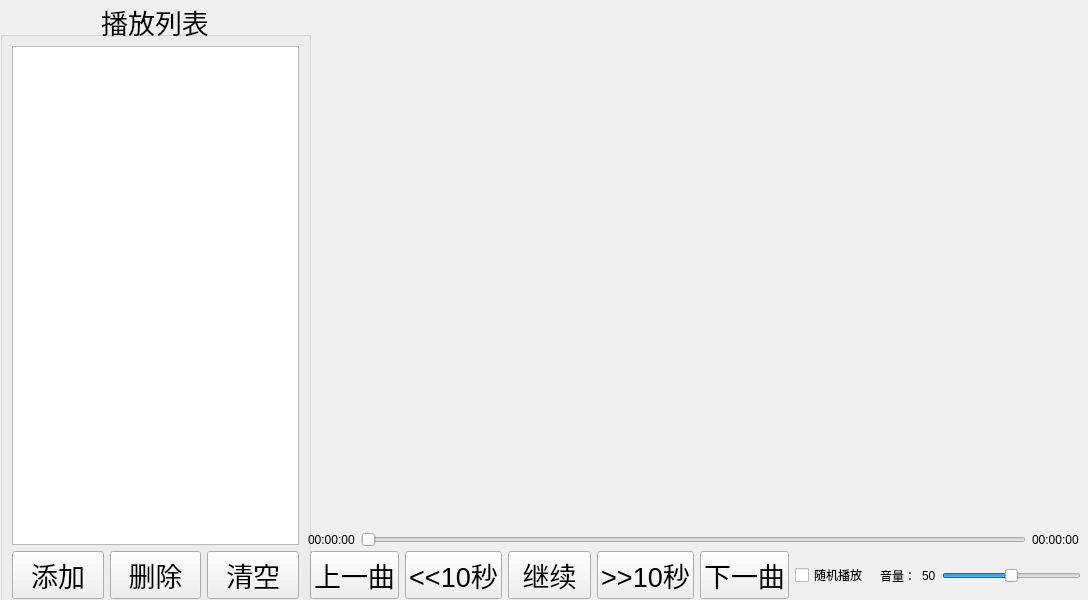
<?xml version="1.0" encoding="UTF-8"?>
<ui version="4.0">
 <class>Media</class>
 <widget class="QMainWindow" name="Media">
  <property name="geometry">
   <rect>
    <x>0</x>
    <y>0</y>
    <width>1088</width>
    <height>600</height>
   </rect>
  </property>
  <property name="windowTitle">
   <string>九玄聊天室</string>
  </property>
  <widget class="QWidget" name="centralwidget">
   <widget class="QGroupBox" name="groupBox">
    <property name="geometry">
     <rect>
      <x>0</x>
      <y>0</y>
      <width>311</width>
      <height>611</height>
     </rect>
    </property>
    <property name="font">
     <font>
      <pointsize>20</pointsize>
     </font>
    </property>
    <property name="title">
     <string>播放列表</string>
    </property>
    <property name="alignment">
     <set>Qt::AlignCenter</set>
    </property>
    <layout class="QVBoxLayout" name="verticalLayout">
     <item>
      <widget class="QListWidget" name="listWidget">
       <property name="font">
        <font>
         <pointsize>20</pointsize>
        </font>
       </property>
      </widget>
     </item>
     <item>
      <layout class="QHBoxLayout" name="h1">
       <item>
        <widget class="QPushButton" name="btnadd">
         <property name="font">
          <font>
           <pointsize>20</pointsize>
          </font>
         </property>
         <property name="text">
          <string>添加</string>
         </property>
        </widget>
       </item>
       <item>
        <widget class="QPushButton" name="btndel">
         <property name="font">
          <font>
           <pointsize>20</pointsize>
          </font>
         </property>
         <property name="text">
          <string>删除</string>
         </property>
        </widget>
       </item>
       <item>
        <widget class="QPushButton" name="btnclear">
         <property name="font">
          <font>
           <pointsize>20</pointsize>
          </font>
         </property>
         <property name="text">
          <string>清空</string>
         </property>
        </widget>
       </item>
      </layout>
     </item>
    </layout>
   </widget>
   <widget class="QWidget" name="widget" native="true">
    <property name="geometry">
     <rect>
      <x>310</x>
      <y>10</y>
      <width>771</width>
      <height>511</height>
     </rect>
    </property>
   </widget>
   <widget class="QWidget" name="layoutWidget">
    <property name="geometry">
     <rect>
      <x>880</x>
      <y>550</y>
      <width>201</width>
      <height>51</height>
     </rect>
    </property>
    <layout class="QHBoxLayout" name="h3">
     <item>
      <widget class="QLabel" name="label_2">
       <property name="text">
        <string>音量：</string>
       </property>
      </widget>
     </item>
     <item>
      <widget class="QLabel" name="label">
       <property name="text">
        <string>50</string>
       </property>
      </widget>
     </item>
     <item>
      <widget class="QSlider" name="hSliderVolume">
       <property name="maximum">
        <number>100</number>
       </property>
       <property name="value">
        <number>50</number>
       </property>
       <property name="orientation">
        <enum>Qt::Horizontal</enum>
       </property>
      </widget>
     </item>
    </layout>
   </widget>
   <widget class="QWidget" name="layoutWidget">
    <property name="geometry">
     <rect>
      <x>310</x>
      <y>550</y>
      <width>567</width>
      <height>50</height>
     </rect>
    </property>
    <layout class="QHBoxLayout" name="h2">
     <item>
      <widget class="QPushButton" name="btnlast">
       <property name="font">
        <font>
         <pointsize>20</pointsize>
        </font>
       </property>
       <property name="text">
        <string>上一曲</string>
       </property>
      </widget>
     </item>
     <item>
      <widget class="QPushButton" name="btnback10">
       <property name="font">
        <font>
         <pointsize>20</pointsize>
        </font>
       </property>
       <property name="text">
        <string>&lt;&lt;10秒</string>
       </property>
      </widget>
     </item>
     <item>
      <widget class="QPushButton" name="btnpause">
       <property name="font">
        <font>
         <pointsize>20</pointsize>
        </font>
       </property>
       <property name="text">
        <string>继续</string>
       </property>
      </widget>
     </item>
     <item>
      <widget class="QPushButton" name="btnforward10">
       <property name="font">
        <font>
         <pointsize>20</pointsize>
        </font>
       </property>
       <property name="text">
        <string>&gt;&gt;10秒</string>
       </property>
      </widget>
     </item>
     <item>
      <widget class="QPushButton" name="btnnext">
       <property name="font">
        <font>
         <pointsize>20</pointsize>
        </font>
       </property>
       <property name="text">
        <string>下一曲</string>
       </property>
      </widget>
     </item>
     <item>
      <widget class="QCheckBox" name="checkBox">
       <property name="text">
        <string>随机播放</string>
       </property>
      </widget>
     </item>
    </layout>
   </widget>
   <widget class="QWidget" name="layoutWidget">
    <property name="geometry">
     <rect>
      <x>308</x>
      <y>530</y>
      <width>771</width>
      <height>20</height>
     </rect>
    </property>
    <layout class="QHBoxLayout" name="h5">
     <item>
      <widget class="QLabel" name="label_postiion">
       <property name="text">
        <string>00:00:00</string>
       </property>
      </widget>
     </item>
     <item>
      <widget class="QSlider" name="hSlider">
       <property name="orientation">
        <enum>Qt::Horizontal</enum>
       </property>
      </widget>
     </item>
     <item>
      <widget class="QLabel" name="label_duration">
       <property name="text">
        <string>00:00:00</string>
       </property>
      </widget>
     </item>
    </layout>
   </widget>
  </widget>
 </widget>
 <resources/>
 <connections/>
</ui>
